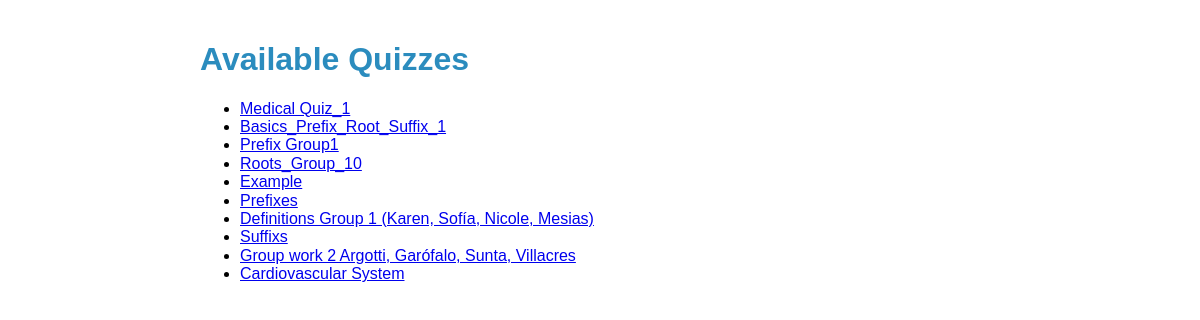
/assessments/, run on the app's committed database.
### assessments/models.py (models this page shows, shortened)
class Quiz(models.Model):
    title = models.CharField(max_length=100)

### assessments/views.py (the view)
# urls.py: path("", views.quiz_list, name="quiz_list"),
def quiz_list(request):
    quizzes = Quiz.objects.all()
    return render(request, "assessments/quiz_list.html", {"quizzes": quizzes})

### assessments/templates/assessments/quiz_list.html (shortened to what this page needs)
{% load static %}
<!DOCTYPE html>
<html lang="en">
  <head>
    <link
      rel="stylesheet"
      href="https://cdnjs.cloudflare.com/ajax/libs/normalize/8.0.1/normalize.min.css"
    />
    <link rel="stylesheet" href="{% static 'css/styles.css' %}" />
  </head>
  <body>
    <h1>Available Quizzes</h1>
    <ul class="quiz-list">
      {% for quiz in quizzes %}
      <li>
        <a
          href="{% url 'quiz_detail' quiz.id %}"
          hx-get="{% url 'quiz_detail' quiz.id %}"
          hx-target="#quiz-details"
          hx-swap="innerHTML"
          aria-label="View details for {{ quiz.title }}"
          >{{ quiz.title }}</a
        >
      </li>
      {% empty %}
      <li>No quizzes available at the moment.</li>
      {% endfor %}
    </ul>
  </body>
</html>

### assessments/templates/assessments/quiz_list.html (style rules this page uses)
body { font-family: Arial, sans-serif; padding: 20px; max-width: 800px; margin: auto; }
h1 { color: #2b8cbe; }
.quiz-list { margin-top: 20px; }

### data on the page
Quiz: title "Medical Quiz_1"
Quiz: title "Basics_Prefix_Root_Suffix_1"
Quiz: title "Prefix Group1"
Quiz: title "Roots_Group_10"
Quiz: title "Example"
Quiz: title "Prefixes"
Quiz: title "Definitions Group 1 (Karen, Sofía, Nicole, Mesias)"
Quiz: title "Suffixs"
Quiz: title "Group work 2 Argotti, Garófalo, Sunta, Villacres"
Quiz: title "Cardiovascular System"
